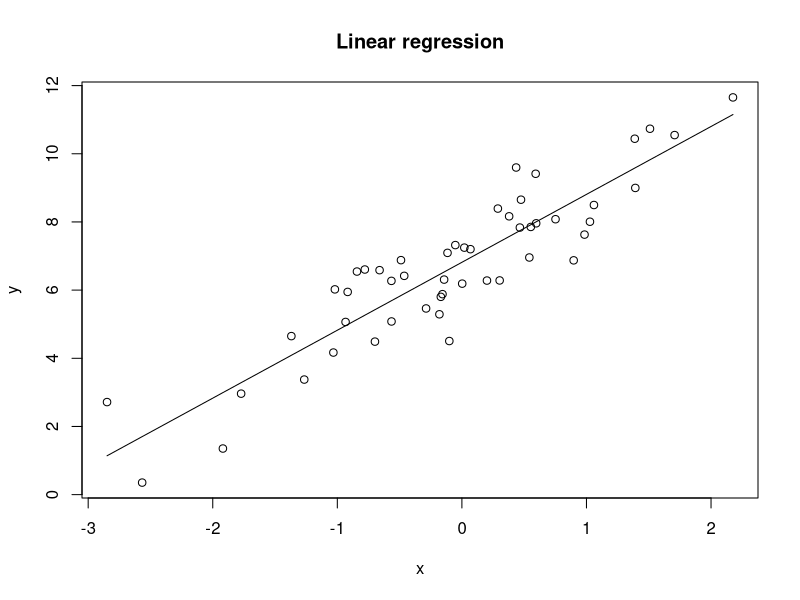

Source code (R):
# Linear regression example

x <- rnorm(50)
y <- 2*x + 7 + rnorm(50, sd = 1)
plot(x,y, main = "Linear regression")
df <- data.frame(x=x, y=y)

lf <- lm(y~x, df)
summary(lf)
lines(x, predict(lf))

# Standard error of estimate

# Prediction (manual)
range(x)
x0 <- 3
a <- as.numeric(coef(lf)[1])
b <- as.numeric(coef(lf)[2])
a.var <- vcov(lf)[[1]]
b.var <- vcov(lf)[[2]]
pred.var <- (1 + a.var + x0^2*b.var)
upr <- a+b*x0 + 1.96*pred.var^0.5
lwr <- a+b*x0 - 1.96*pred.var^0.5

predict(lf, newdata = data.frame(x=x0), interval = "prediction") # (with R)

# The upper and lower bounds should match, but they don't quite.
# Investigate further.

